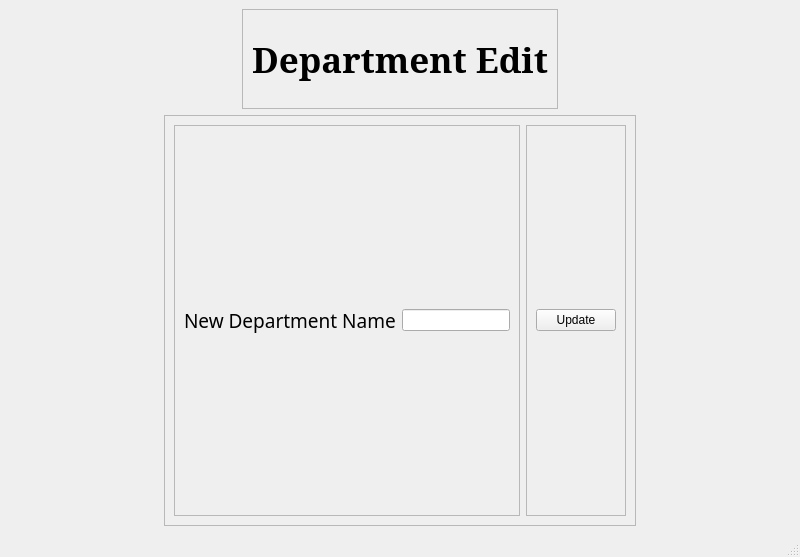
<?xml version="1.0" encoding="UTF-8"?>
<ui version="4.0">
 <class>deptEdit</class>
 <widget class="QMainWindow" name="deptEdit">
  <property name="geometry">
   <rect>
    <x>0</x>
    <y>0</y>
    <width>800</width>
    <height>557</height>
   </rect>
  </property>
  <property name="windowTitle">
   <string>Department Edit</string>
  </property>
  <widget class="QWidget" name="centralwidget">
   <layout class="QVBoxLayout" name="verticalLayout">
    <item alignment="Qt::AlignHCenter">
     <widget class="QFrame" name="frame">
      <property name="maximumSize">
       <size>
        <width>16777215</width>
        <height>100</height>
       </size>
      </property>
      <property name="frameShape">
       <enum>QFrame::StyledPanel</enum>
      </property>
      <property name="frameShadow">
       <enum>QFrame::Raised</enum>
      </property>
      <layout class="QVBoxLayout" name="verticalLayout_2">
       <item alignment="Qt::AlignHCenter">
        <widget class="QLabel" name="label">
         <property name="maximumSize">
          <size>
           <width>16777215</width>
           <height>50</height>
          </size>
         </property>
         <property name="font">
          <font>
           <family>MS Serif</family>
           <pointsize>26</pointsize>
           <weight>75</weight>
           <bold>true</bold>
          </font>
         </property>
         <property name="text">
          <string>Department Edit</string>
         </property>
        </widget>
       </item>
      </layout>
     </widget>
    </item>
    <item alignment="Qt::AlignHCenter">
     <widget class="QFrame" name="frame_4">
      <property name="frameShape">
       <enum>QFrame::StyledPanel</enum>
      </property>
      <property name="frameShadow">
       <enum>QFrame::Raised</enum>
      </property>
      <layout class="QHBoxLayout" name="horizontalLayout_2">
       <item>
        <widget class="QFrame" name="frame_2">
         <property name="frameShape">
          <enum>QFrame::StyledPanel</enum>
         </property>
         <property name="frameShadow">
          <enum>QFrame::Raised</enum>
         </property>
         <layout class="QHBoxLayout" name="horizontalLayout">
          <item>
           <widget class="QLabel" name="label_2">
            <property name="font">
             <font>
              <family>MV Boli</family>
              <pointsize>14</pointsize>
             </font>
            </property>
            <property name="text">
             <string>New Department Name</string>
            </property>
           </widget>
          </item>
          <item>
           <widget class="QLineEdit" name="deptName"/>
          </item>
         </layout>
        </widget>
       </item>
       <item>
        <widget class="QFrame" name="frame_3">
         <property name="frameShape">
          <enum>QFrame::StyledPanel</enum>
         </property>
         <property name="frameShadow">
          <enum>QFrame::Raised</enum>
         </property>
         <layout class="QVBoxLayout" name="verticalLayout_4">
          <item>
           <widget class="QPushButton" name="update">
            <property name="cursor">
             <cursorShape>PointingHandCursor</cursorShape>
            </property>
            <property name="text">
             <string>Update</string>
            </property>
           </widget>
          </item>
         </layout>
        </widget>
       </item>
      </layout>
     </widget>
    </item>
   </layout>
  </widget>
  <widget class="QMenuBar" name="menubar">
   <property name="geometry">
    <rect>
     <x>0</x>
     <y>0</y>
     <width>800</width>
     <height>21</height>
    </rect>
   </property>
  </widget>
  <widget class="QStatusBar" name="statusbar"/>
 </widget>
 <resources/>
 <connections/>
</ui>
